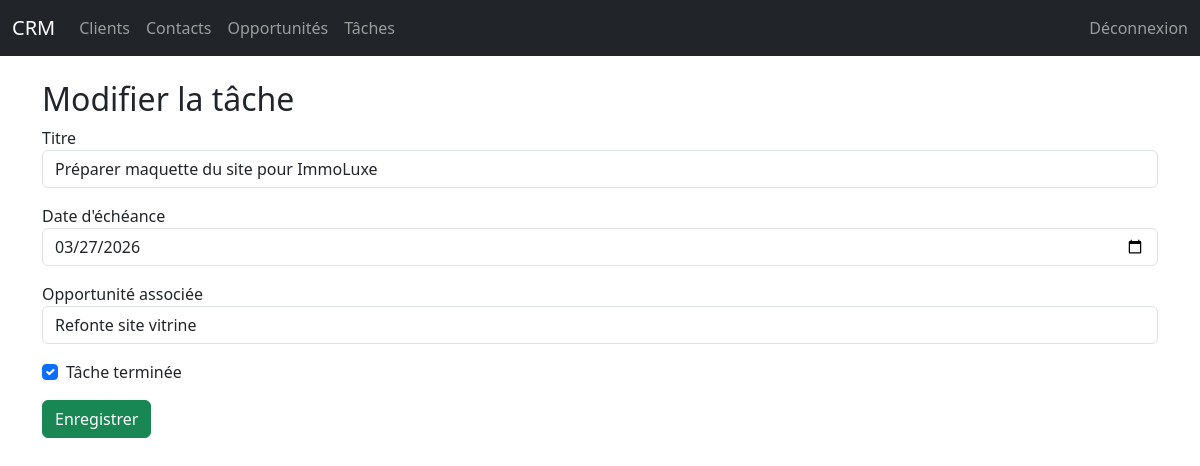
Page /tasks/2/edit/ (signed in) on the earlier database version.
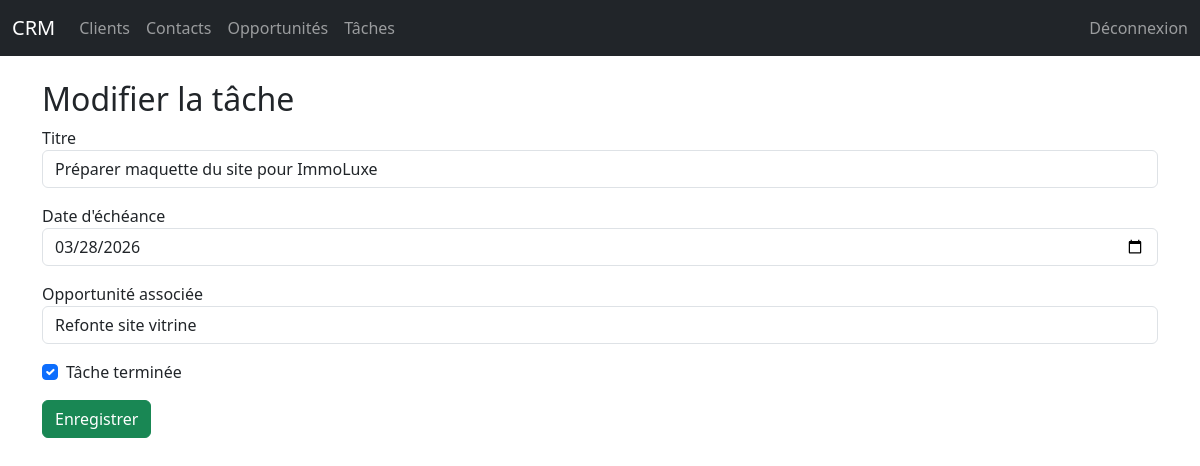
Same page on the later database version.
### crm/models.py (models this page shows, shortened)
class Task(models.Model):
    opportunity = models.ForeignKey(Opportunity, on_delete=models.CASCADE, related_name="tasks")
    title = models.CharField(max_length=200)
    due_date = models.DateField(blank=True, null=True)
    done = models.BooleanField(default=False)

class Opportunity(models.Model):
    client = models.ForeignKey(Client, on_delete=models.CASCADE, related_name="opportunities")
    title = models.CharField(max_length=200)
    amount = models.DecimalField(max_digits=10, decimal_places=2)
    stage = models.CharField(
        max_length=50,
        choices=[
            ("new", "Nouveau"),
            ("contacted", "Contacté"),
            ("proposal", "Proposition"),
            ("won", "Gagné"),
            ("lost", "Perdu"),
        ],
        default="new"
    )
    created_at = models.DateTimeField(auto_now_add=True)
    owner = models.ForeignKey(User, on_delete=models.CASCADE, related_name="opportunities")

### crm/views.py (the view, shortened to what this page needs)
# urls.py: path("tasks/<int:id>/edit/", views.task_edit),
@login_required
def task_edit(request, id):
    task = Task.objects.get(id=id)
    print(f"Date passée à la tâche : {task.due_date}")
    if not request.user.is_staff and task.opportunity.owner != request.user:
        return redirect("/")
    opportunities = Opportunity.objects.filter(owner=request.user)
    return render(request, "crm/task_form.html", {
        "task": task,
        "opportunities": opportunities
    })

### crm/templates/crm/task_form.html (shortened to what this page needs)
{% extends "base.html" %}
{% block content %}
<h2>{% if task %}Modifier la tâche{% else %}Créer une tâche{% endif %}</h2>
<form method="POST">
    <div class="mb-3">
        <label>Titre</label>
        <input name="title" class="form-control" value="{{ task.title }}">
    </div>
    <div class="mb-3">
        <label>Date d'échéance</label>
        <input name="due_date" type="date" class="form-control" value="{{ task.due_date | date:'Y-m-d' }}">
    </div>
    <div class="mb-3">
        <label>Opportunité associée</label>
        <select name="opportunity_id" class="form-control">
            {% for o in opportunities %}
            <option value="{{ o.id }}" {% if task.opportunity.id == o.id %}selected{% endif %}>
                {{ o.title }}
            </option>
            {% endfor %}
        </select>
    </div>
    <div class="form-check mb-3">
        <input name="done" type="checkbox" class="form-check-input" {% if task.done %}checked{% endif %}>
        <label class="form-check-label">Tâche terminée</label>
    </div>
    <button class="btn btn-success">Enregistrer</button>
</form>
{% endblock %}

Differences in the rows shown:
changed Task "Préparer maquette du site pour ImmoLuxe": due_date "03/27/2026" → "03/28/2026"
